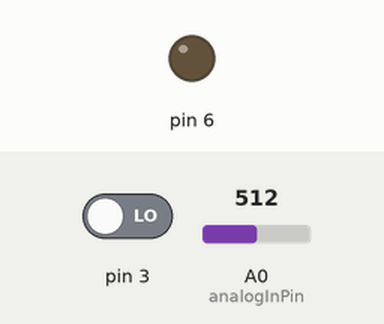
Recording of a sketch running on a simulated Arduino Uno, built with avr-gcc and run on an emulated ATmega328P. Parts: output pins drawn as LEDs (lit = HIGH). The test bench sets the inputs (shaded band); at power-on: A0 (analogInPin) = 512, pin 3 LOW.

Above: at 1.2 s.
1.3 s: A0 (analogInPin) set to 267
2.8 s: A0 (analogInPin) set to 240
At 3.8 s:
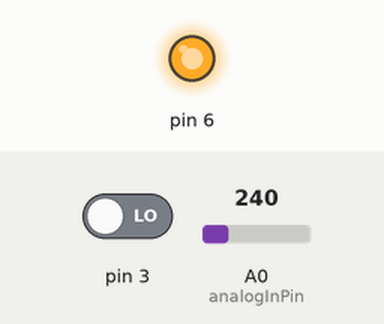
4.3 s: A0 (analogInPin) set to 260
At 5.0 s:
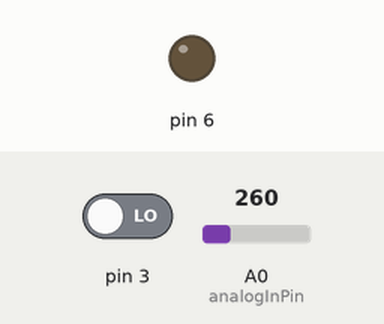
5.8 s: A0 (analogInPin) set to 122
At 6.1 s:
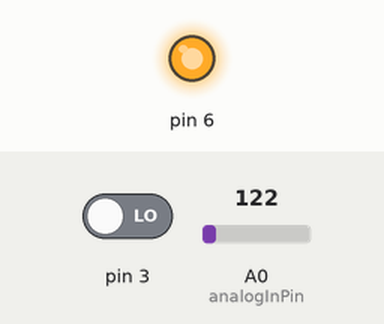
Timing chart, 0 to 8.3 s (numbered marks = the images above; inputs shaded):
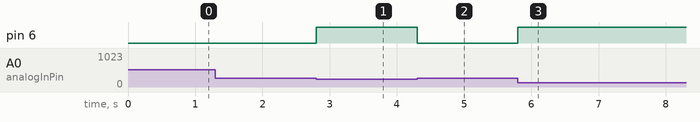

The sketch:

photocell_01.ino
```cpp
const int analogInPin = A0;
int sensorValue = 0;

void setup() {
  Serial.begin(9600);
  pinMode(6, OUTPUT);
  pinMode(3, INPUT);
}

void loop() {
  sensorValue = analogRead(analogInPin);
  int button = digitalRead(3);

  if (sensorValue < 250) {
    digitalWrite(6, HIGH);
  } else {
    digitalWrite(6, LOW);
  }
}
```

Measured:
- the behaviour switches between 250 and 249 on A0 (analogInPin) (found by bisection; images 0 and 1)
- after the input at 1.3 s, every drawn part: stays the same
- after the input at 2.8 s, pin 6: LOW → HIGH at once
- after the input at 4.3 s, pin 6: HIGH → LOW at once
- after the input at 5.8 s, pin 6: LOW → HIGH at once
